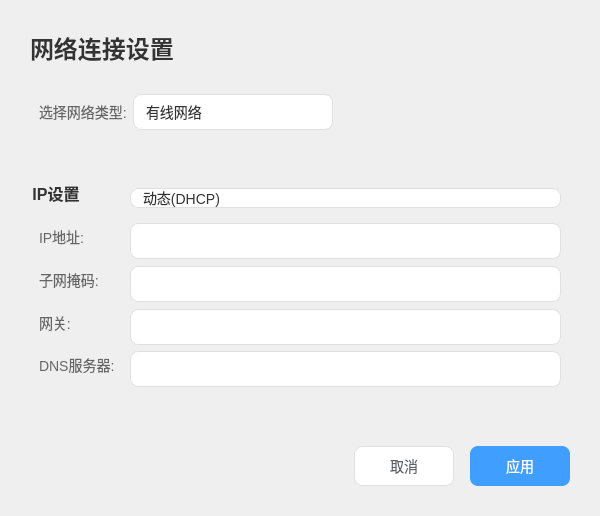
<?xml version="1.0" encoding="UTF-8"?>
<ui version="4.0">
 <class>NetworkPage</class>
 <widget class="QWidget" name="NetworkPage">
  <property name="geometry">
   <rect>
    <x>0</x>
    <y>0</y>
    <width>600</width>
    <height>516</height>
   </rect>
  </property>
  <property name="windowTitle">
   <string>NetworkPage</string>
  </property>
  <layout class="QVBoxLayout" name="verticalLayout">
   <property name="spacing">
    <number>20</number>
   </property>
   <property name="leftMargin">
    <number>30</number>
   </property>
   <property name="topMargin">
    <number>30</number>
   </property>
   <property name="rightMargin">
    <number>30</number>
   </property>
   <property name="bottomMargin">
    <number>30</number>
   </property>
   <item>
    <widget class="QLabel" name="titleLabel">
     <property name="styleSheet">
      <string notr="true">font-size: 24px; font-weight: bold; color: #333333;</string>
     </property>
     <property name="text">
      <string>网络连接设置</string>
     </property>
    </widget>
   </item>
   <item>
    <widget class="QGroupBox" name="connectionTypeGroup">
     <property name="styleSheet">
      <string notr="true">QGroupBox {
    font-size: 16px;
    font-weight: bold;
    color: #333333;
    border: none;
    margin-bottom: 10px;
}
</string>
     </property>
     <property name="title">
      <string/>
     </property>
     <layout class="QHBoxLayout" name="horizontalLayout">
      <item>
       <widget class="QLabel" name="label">
        <property name="styleSheet">
         <string notr="true">font-size: 14px;
color: #666666;</string>
        </property>
        <property name="text">
         <string>选择网络类型:</string>
        </property>
       </widget>
      </item>
      <item>
       <widget class="QComboBox" name="connectionTypeCombo">
        <property name="minimumSize">
         <size>
          <width>200</width>
          <height>36</height>
         </size>
        </property>
        <property name="styleSheet">
         <string notr="true">QComboBox {
    border: 1px solid #e0e0e0;
    border-radius: 8px;
    padding: 0 12px;
    font-size: 14px;
    color: #333333;
    background-color: white;
}
QComboBox:hover {
    border-color: #409eff;
}
QComboBox::drop-down {
    border: none;
}

QComboBox::down-arrow {
    image: url(:static/styles/go-down.png);
    width: 16px;
    height: 16px;
}
</string>
        </property>
        <item>
         <property name="text">
          <string>有线网络</string>
         </property>
        </item>
        <item>
         <property name="text">
          <string>无线网络</string>
         </property>
        </item>
       </widget>
      </item>
      <item>
       <spacer name="horizontalSpacer">
        <property name="orientation">
         <enum>Qt::Horizontal</enum>
        </property>
        <property name="sizeHint" stdset="0">
         <size>
          <width>40</width>
          <height>20</height>
         </size>
        </property>
       </spacer>
      </item>
     </layout>
    </widget>
   </item>
   <item>
    <widget class="QStackedWidget" name="networkStack">
     <property name="sizeIncrement">
      <size>
       <width>540</width>
       <height>235</height>
      </size>
     </property>
     <property name="currentIndex">
      <number>0</number>
     </property>
     <widget class="QWidget" name="page">
      <widget class="QGroupBox" name="ipSettingsGroup">
       <property name="geometry">
        <rect>
         <x>0</x>
         <y>10</y>
         <width>540</width>
         <height>219</height>
        </rect>
       </property>
       <property name="styleSheet">
        <string notr="true">QGroupBox {
    font-size: 16px;
    font-weight: bold;
    color: #333333;
    border: none;
    margin-bottom: 10px;
}
</string>
       </property>
       <property name="title">
        <string>IP设置</string>
       </property>
       <layout class="QGridLayout" name="gridLayout">
        <property name="spacing">
         <number>15</number>
        </property>
        <item row="2" column="0">
         <widget class="QLabel" name="label_3">
          <property name="styleSheet">
           <string notr="true">font-size: 14px;
color: #666666;</string>
          </property>
          <property name="text">
           <string>子网掩码:</string>
          </property>
         </widget>
        </item>
        <item row="3" column="1">
         <widget class="QLineEdit" name="gatewayEdit">
          <property name="minimumSize">
           <size>
            <width>0</width>
            <height>36</height>
           </size>
          </property>
          <property name="styleSheet">
           <string notr="true">QLineEdit {
    border: 1px solid #e0e0e0;
    border-radius: 8px;
    padding: 0 12px;
    font-size: 14px;
    color: #333333;
    background-color: white;
}
QLineEdit:hover {
    border-color: #409eff;
}
QLineEdit:focus {
    border-color: #409eff;
}
QLineEdit:disabled {
    background-color: #f5f7fa;
    color: #c0c4cc;
}
</string>
          </property>
          <property name="text">
           <string/>
          </property>
         </widget>
        </item>
        <item row="1" column="0">
         <widget class="QLabel" name="label_2">
          <property name="styleSheet">
           <string notr="true">font-size: 14px;
color: #666666;</string>
          </property>
          <property name="text">
           <string>IP地址:</string>
          </property>
         </widget>
        </item>
        <item row="3" column="0">
         <widget class="QLabel" name="label_4">
          <property name="styleSheet">
           <string notr="true">font-size: 14px;
color: #666666;</string>
          </property>
          <property name="text">
           <string>网关:</string>
          </property>
         </widget>
        </item>
        <item row="1" column="1">
         <widget class="QLineEdit" name="ipAddressEdit">
          <property name="minimumSize">
           <size>
            <width>0</width>
            <height>36</height>
           </size>
          </property>
          <property name="styleSheet">
           <string notr="true">QLineEdit {
    border: 1px solid #e0e0e0;
    border-radius: 8px;
    padding: 0 12px;
    font-size: 14px;
    color: #333333;
    background-color: white;
}
QLineEdit:hover {
    border-color: #409eff;
}
QLineEdit:focus {
    border-color: #409eff;
}
QLineEdit:disabled {
    background-color: #f5f7fa;
    color: #c0c4cc;
}
</string>
          </property>
          <property name="text">
           <string/>
          </property>
         </widget>
        </item>
        <item row="2" column="1">
         <widget class="QLineEdit" name="subnetMaskEdit">
          <property name="minimumSize">
           <size>
            <width>0</width>
            <height>36</height>
           </size>
          </property>
          <property name="styleSheet">
           <string notr="true">QLineEdit {
    border: 1px solid #e0e0e0;
    border-radius: 8px;
    padding: 0 12px;
    font-size: 14px;
    color: #333333;
    background-color: white;
}
QLineEdit:hover {
    border-color: #409eff;
}
QLineEdit:focus {
    border-color: #409eff;
}
QLineEdit:disabled {
    background-color: #f5f7fa;
    color: #c0c4cc;
}
</string>
          </property>
          <property name="text">
           <string/>
          </property>
         </widget>
        </item>
        <item row="4" column="1">
         <widget class="QLineEdit" name="dnsEdit">
          <property name="minimumSize">
           <size>
            <width>0</width>
            <height>36</height>
           </size>
          </property>
          <property name="styleSheet">
           <string notr="true">QLineEdit {
    border: 1px solid #e0e0e0;
    border-radius: 8px;
    padding: 0 12px;
    font-size: 14px;
    color: #333333;
    background-color: white;
}
QLineEdit:hover {
    border-color: #409eff;
}
QLineEdit:focus {
    border-color: #409eff;
}
QLineEdit:disabled {
    background-color: #f5f7fa;
    color: #c0c4cc;
}
</string>
          </property>
          <property name="text">
           <string/>
          </property>
         </widget>
        </item>
        <item row="4" column="0">
         <widget class="QLabel" name="label_5">
          <property name="styleSheet">
           <string notr="true">font-size: 14px;
color: #666666;</string>
          </property>
          <property name="text">
           <string>DNS服务器:</string>
          </property>
         </widget>
        </item>
        <item row="0" column="1">
         <widget class="QComboBox" name="ipModeComboBox">
          <property name="styleSheet">
           <string notr="true">QComboBox {
    border: 1px solid #e0e0e0;
    border-radius: 8px;
    padding: 0 36px 0 12px; 
    font-size: 14px;
    color: #333333;
    background-color: white;
}
QComboBox:hover {
    border-color: #409eff;
}
QComboBox::drop-down {
    subcontrol-origin: padding;
    subcontrol-position: top right;
    width: 32px;             
    border: none;
}

QComboBox::down-arrow {
    image: url(:static/styles/go-down.png);
    width: 16px;
    height: 16px;
}
</string>
          </property>
          <item>
           <property name="text">
            <string>动态(DHCP)</string>
           </property>
          </item>
          <item>
           <property name="text">
            <string>静态IP</string>
           </property>
          </item>
         </widget>
        </item>
       </layout>
      </widget>
     </widget>
     <widget class="QWidget" name="page_2"/>
    </widget>
   </item>
   <item>
    <widget class="QWidget" name="mainCard" native="true">
     <property name="styleSheet">
      <string notr="true">QWidget#mainCard {
    background-color: white;
    border-radius: 12px;
    padding: 20px;
}
</string>
     </property>
     <layout class="QVBoxLayout" name="verticalLayout_2">
      <property name="spacing">
       <number>20</number>
      </property>
      <property name="leftMargin">
       <number>0</number>
      </property>
      <property name="topMargin">
       <number>0</number>
      </property>
      <property name="rightMargin">
       <number>0</number>
      </property>
      <property name="bottomMargin">
       <number>0</number>
      </property>
     </layout>
    </widget>
   </item>
   <item>
    <layout class="QHBoxLayout" name="horizontalLayout_2">
     <property name="spacing">
      <number>16</number>
     </property>
     <property name="leftMargin">
      <number>0</number>
     </property>
     <property name="topMargin">
      <number>0</number>
     </property>
     <property name="rightMargin">
      <number>0</number>
     </property>
     <property name="bottomMargin">
      <number>0</number>
     </property>
     <item>
      <spacer name="horizontalSpacer_2">
       <property name="orientation">
        <enum>Qt::Horizontal</enum>
       </property>
       <property name="sizeHint" stdset="0">
        <size>
         <width>40</width>
         <height>20</height>
        </size>
       </property>
      </spacer>
     </item>
     <item>
      <widget class="QPushButton" name="cancelButton">
       <property name="minimumSize">
        <size>
         <width>100</width>
         <height>40</height>
        </size>
       </property>
       <property name="styleSheet">
        <string notr="true">QPushButton {
    background-color: white;
    border: 1px solid #e0e0e0;
    border-radius: 8px;
    color: #606266;
    font-size: 14px;
}
QPushButton:hover {
    border-color: #409eff;
    color: #409eff;
}
QPushButton:pressed {
    border-color: #337ecc;
    color: #337ecc;
}
</string>
       </property>
       <property name="text">
        <string>取消</string>
       </property>
      </widget>
     </item>
     <item>
      <widget class="QPushButton" name="applyButton">
       <property name="minimumSize">
        <size>
         <width>100</width>
         <height>40</height>
        </size>
       </property>
       <property name="styleSheet">
        <string notr="true">QPushButton {
    background-color: #409eff;
    border: none;
    border-radius: 8px;
    color: white;
    font-size: 14px;
}
QPushButton:hover {
    background-color: #66b1ff;
}
QPushButton:pressed {
    background-color: #337ecc;
}
</string>
       </property>
       <property name="text">
        <string>应用</string>
       </property>
      </widget>
     </item>
    </layout>
   </item>
  </layout>
 </widget>
 <resources/>
 <connections/>
</ui>
